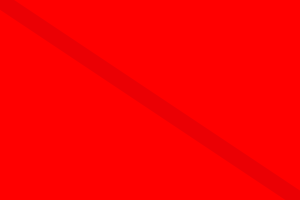
Frame 1 (no input)
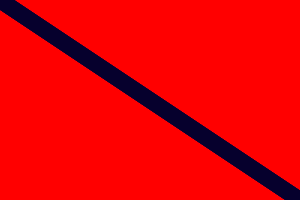
Frame 60 (the mouse pressed at the canvas centre just before this capture)
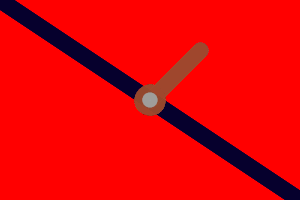
Frame 120 (the mouse held since frame 60 and released just before this capture)

The Processing sketch that drew these frames (run headless with seeded random() and noise(); from frame 60 on, the mouse is pressed at the canvas centre):

// Processing sketch: variables
// ── variables.pde

float brushTransparency; //declaring variable 
float brushColor = 255; //you can initialize vaules when you declase them
float brushSize = 10;

void setup(){
size(300,200); //initializing width and height
background(256, 0, 0);
brushTransparency = 50;//initialize varibale 
}

void draw (){
  //noStroke();
  brushColor = mouseX/2;
  stroke(brushColor*2, brushColor, 50, 20);
  strokeWeight(16); //thicker
  brushTransparency = mouseY/2; 
  brushSize = mouseX/10;
fill(#A5DAED, brushTransparency);
line(mouseX, mouseY, width-mouseY, height-mouseX);
ellipse(mouseX, mouseY, brushSize, brushSize);
}




/*
//comment 
stroke(200, 100, 50);
fill(#B4E8CC);
ellipse(width/3*2, 100, 50, 50);

stroke(200, 100, 50);
strokeWeight(16);
fill(#B1B4F0, 100);
rect(50, 150, width/2, 20);

line(50, 50, 250, 60);
line(width/2, height/2, width/2, height/2+height/3);
*/
